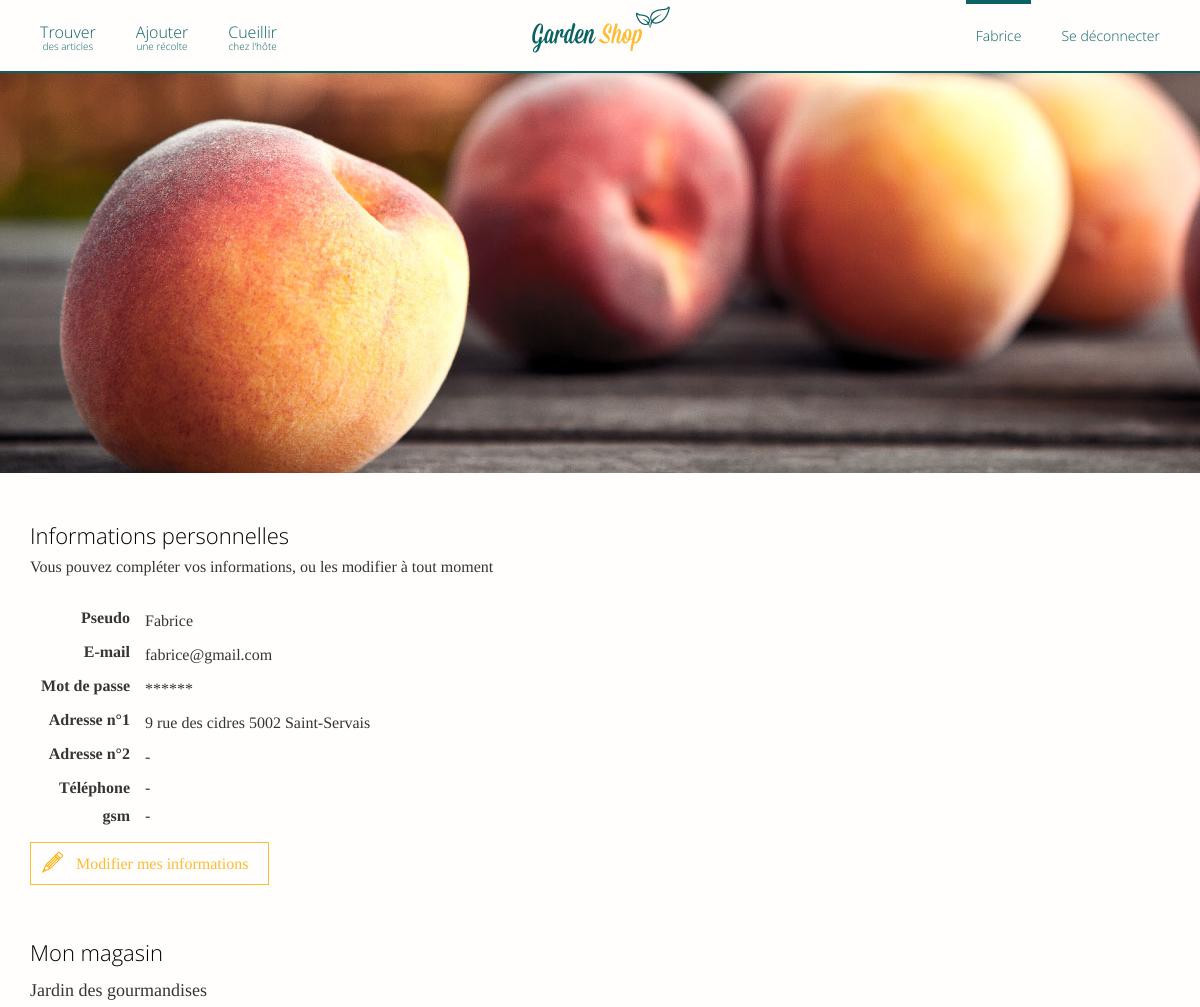
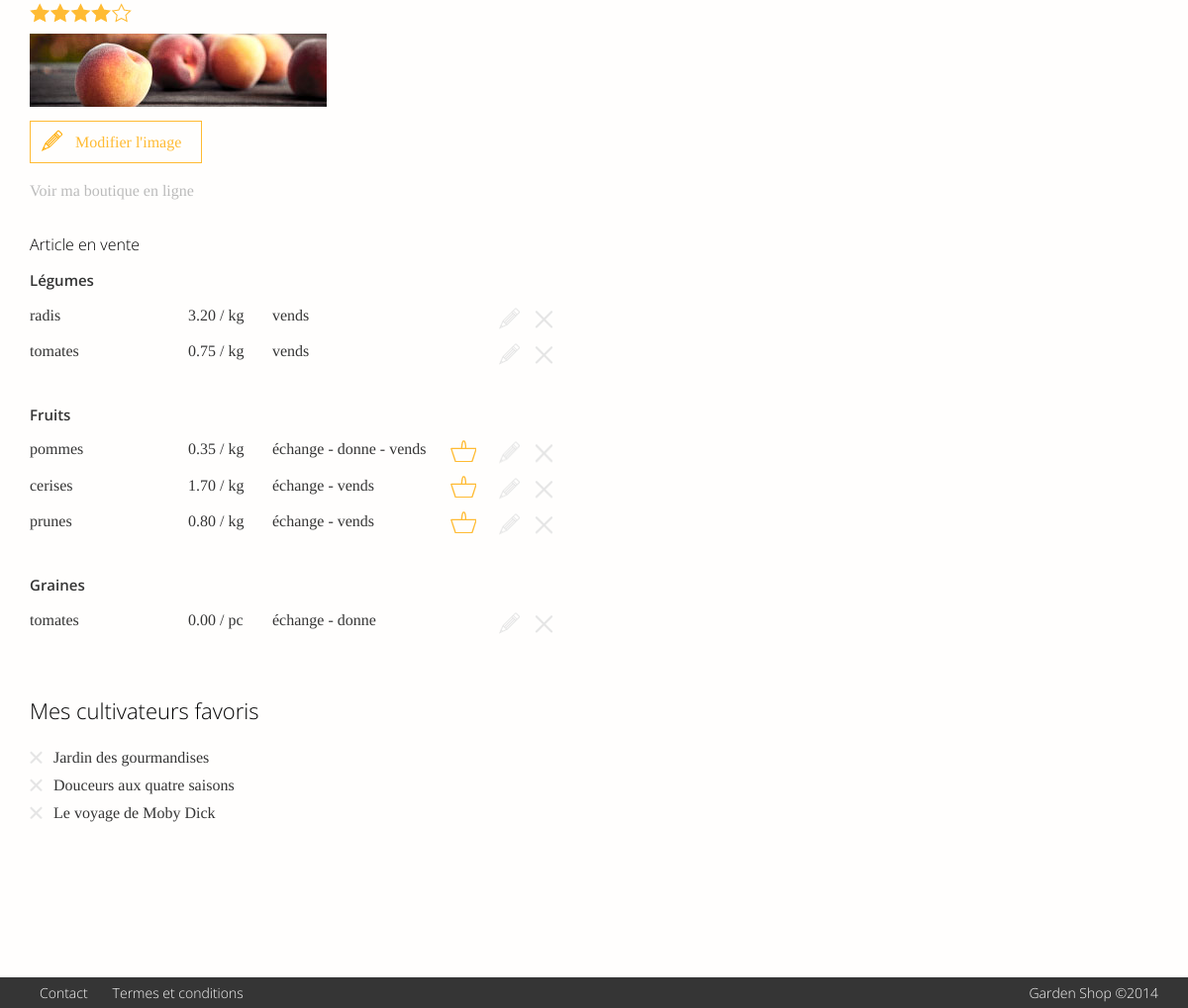
Screenshot of /www.evelynedubois.be_tfe/profil.php (signed in) with the database file from the repository (2 pictures, top to bottom).
### tables this page shows
CREATE TABLE IF NOT EXISTS `users` (
  `id` int(255) NOT NULL AUTO_INCREMENT,
  `user` varchar(255) NOT NULL,
  `password` varchar(255) NOT NULL,
  `email` varchar(255) NOT NULL,
  `adresse_1` longtext NOT NULL,
  `adresse_2` longtext NOT NULL,
  `distance` varchar(255) NOT NULL,
  `shops` longtext NOT NULL,
  `banner` longtext NOT NULL,
  `satisfactions` int(11) NOT NULL,
  `legumes` longtext NOT NULL,
  `fruits` longtext NOT NULL,
  `graines` longtext NOT NULL,
  `confitures` longtext NOT NULL,
  `aromatiques` longtext NOT NULL,
  KEY `id` (`id`)
);

### www.evelynedubois.be_tfe/profil.inc.php (called while the page is built, shortened)
<?php
  $id = $_SESSION['id'];
  $sql = mysql_query("SELECT * FROM users WHERE id='$id' ");
  $element = mysql_fetch_array($sql);
  $boutique_banner = $element["banner"];
  $boutique_banner_min = $element["banner"].'_min';
  $satisfaction = $element["satisfactions"].'_sur_5';
  $adresse_1 = unserialize($element['adresse_1']);
  $adresse_numero = $adresse_1['numero'];
  $adresse_rue = $adresse_1['rue'];
  $adresse_cp = $adresse_1['cp'];
  $adresse_ville = $adresse_1['ville'];
  $adress1 = $adresse_numero.' '.$adresse_rue.' '.$adresse_cp.' '.$adresse_ville;
  if(isset($element['adresse_2'])){
    $adresse_2 = unserialize($element['adresse_2']);
    $adresse_numero_2 = $adresse_2['numero'];
    $adresse_rue_2 = $adresse_2['rue'];
    $adresse_cp_2 = $adresse_2['cp'];
    $adresse_ville_2 = $adresse_2['ville'];
    $adress2 = $adresse_numero_2.' '.$adresse_rue_2.' '.$adresse_cp_2.' '.$adresse_ville_2;
  }
  $legumes = unserialize($element["legumes"]);
  $fruits = unserialize($element["fruits"]);
  $graines = unserialize($element["graines"]);
?>

### www.evelynedubois.be_tfe/profil.php (the view, shortened to what this page needs)
<?php
  include 'profil.inc.php';
?>
<!DOCTYPE html>
<html>
    <head>
        <link rel="stylesheet" type="text/css" href="css/reset.css">
        <link rel="stylesheet" type="text/css" href="css/magnific-popup.css">
        <link rel="stylesheet" type="text/css" href="css/style.css">
    </head>
    <body>
    	<header>
            <div class="container">
                <nav id="main-menu">
                    <ul id="main-menu_links">
                        <li><a href="acheter.php">Trouver<span>des articles</span></a></li>
                        <li><a href="
                          <?php
                            if(isset($_SESSION["id"])){
                              if(isset($_SESSION["shop"]) && $_SESSION["shop"] != "" ){
                                echo 'vendre.php';
                              }else{
                                echo '#create_shop-popup" class="open-popup-link';
                              }
                            }else{
                              echo '#connexion-popup" class="open-popup-link';
                            }
                          ?>
                          ">Ajouter<span>une récolte</span></a></li>
                        <li><a href="cueillettes.php">Cueillir<span>chez l'hôte</span></a></li>
                    </ul>
                    <a id="logo" href="index.php">Garden Shop</a>
                    <ul id="main-menu_account">
                      <?php
                        if(isset($_SESSION["user"])){
                          echo '<li><a class="current" href="profil.php">'.$_SESSION["user"].'</a></li>';
                          echo '<li><a href="logout.php">Se déconnecter</a></li>';
                        }else{
                          echo '<li><a class="open-popup-link" href="#connexion-popup">se connecter / s\'inscrire</a></li>';
                        }
                      ?>
                    </ul>
                </nav>
            </div>
    	</header>
        <div id="banner" class="<?php if($boutique_banner != ""){echo $boutique_banner;}else{ echo 'banner_shop_quatre';} ?>"></div>
        <div class="container">
            <div id="content" class="page-profil">
                <section>
                    <h2>Informations personnelles</h2>
                    <p>Vous pouvez compléter vos informations, ou les modifier à tout moment</p>
                    <ul>
                        <li><span>Pseudo</span><p class="profil-informarttion-380"><?php echo $_SESSION["user"]; ?></p></li>
                        <li><span>E-mail</span><p class="profil-informarttion-380"><?php echo $_SESSION["email"]; ?></p></li>
                        <li><span>Mot de passe</span><p class="profil-informarttion-380">******</p></li>
                        <li><span>Adresse n°1</span><p class="profil-informarttion-380"><?php echo $adress1 ?></p></li>
                        <li><span>Adresse n°2</span><p class="profil-informarttion-380"><?php if(($adress2 == "/ / / /")){echo '-';}else{ echo $adress2;} ?></p></li>
                        <li><span>Téléphone</span>-</li>
                        <li><span>gsm</span>-</li>
                    </ul>
                    <div class="button-edit">
                        <a href="javascript:void(0)">Modifier mes informations</a>
                    </div>
                </section>
                <section id="profil-magasin">
                    <h2>Mon magasin</h2>
                    <?php if(isset($_SESSION["shop"])){ ?>
                      <p><strong><?php echo $_SESSION["shop"]; ?></strong></p>
                      <img id="satisfaction" src="<?php echo " images/$satisfaction.png"; ?>" alt="<?php echo $satisfaction; ?>" />
                      <p><img src="images/banner/<?php echo $boutique_banner_min; ?>.jpg" width="300" height="76" alt="<?php echo $boutique_banner; ?>"/></p>
                      <div class="button-edit">
                          <a href="javascript:void(0)">Modifier l'image</a>
                      </div>
                      <?php
                        echo '<div id="voir-boutique"><a class="profil-button" href="magasin.php?id=' . $_SESSION["id"] .'">Voir ma boutique en ligne</a></div>';
                        echo '<h3>Article en vente</h3>';
                        include'profil.view.php';
                     }else{ echo '<p>vous n\'avez pas de magasin.</p><p><a href="#create_shop-popup" class="open-popup-link profil-button">Créer mon magasin</a></p>';} ?>
                </section>
                <section id="profil-favoris">
                    <h2>Mes cultivateurs favoris</h2>
                    <div class="left">
                        <ul>
                            <li><a class="supprimer" href="javascript:void(0)"></a><a href="magasin.php?id=1">Jardin des gourmandises</a></li>
                            <li><a class="supprimer" href="javascript:void(0)"></a><a href="magasin.php?id=2">Douceurs aux quatre saisons</a></li>
                            <li><a class="supprimer" href="javascript:void(0)"></a><a href="magasin.php?id=5">Le voyage de Moby Dick</a></li>
                        </ul>
                    </div>
                </section>
            </div>
        </div>
        <footer>
          <div class="container">
            <ul id="footer-menu">
              <li><a href="contact.php">Contact</a></li>
              <li><a href="terms.php">Termes et conditions</a></li>
            </ul>
            <strong>Garden Shop ©2014</strong>
          </div>
        </footer>
    </body>
</html>

### www.evelynedubois.be_tfe/profil.view.php (shortened to what this page needs)
<?php
if(!empty($legumes['article_type'])){
  $i = 0;
  $last = end($legumes['article_type']);
  $maxi = array_search($last, $legumes['article_type']);
  echo '<table class="storage">
          <thead>
            <tr>
              <td colspan="6">Légumes</td>
            </tr>
          </thead>
          </tbody>';
          for($i; $i <= $maxi; $i++) {
            if(isset($legumes['article_type'][$i])){
            echo '<tr>
                    <td class="articles">'.$legumes['article_type'][$i].'</td>
                    <td class="prix">'.$legumes['article_prix'][$i].'</td>
                    <td class="payement smartphone-380-hide">'.$legumes['article_modalite'][$i].'</td>
                    <td class="cueillir_oui smartphone-380-hide">';
                    echo '</td>
                    <td class="edit"><a href="javascript:void(0)"></a></td>
                    <td class="supprimer"><a href="delete.php?i='.$i.'&type=legumes"></a></td>
                  </tr>';
            }
          }
          echo '<tbody>
        </table>';
  }
  if(!empty($fruits['article_type'])){
  $i = 0;
  $last = end($fruits['article_type']);
  $maxi = array_search($last, $fruits['article_type']);
  echo '<table class="storage">
          <thead>
            <tr>
              <td colspan="6">Fruits</td>
            </tr>
          </thead>
          </tbody>';
          for($i; $i <= $maxi; $i++) {
            if(isset($fruits['article_type'][$i])){
              echo '<tr>
                      <td class="articles">'.$fruits['article_type'][$i].'</td>
                      <td class="prix">'.$fruits['article_prix'][$i].'</td>
                      <td class="payement smartphone-380-hide">'.$fruits['article_modalite'][$i].'</td>
                      <td class="cueillir_oui smartphone-380-hide">';
                        if($fruits['article_cueillir'][$i] == 'oui'){
                          echo '<div class="cueillir-oui">
                                  <img src="images/cueillir.png" alt="à cueillir" />
                                </div>';
                        }
                      echo '</td>
                      <td class="edit"><a href="javascript:void(0)"></a></td>
                      <td class="supprimer"><a href="delete.php?i='.$i.'&type=fruits"></a></td>
                    </tr>';
            }
          }
          echo '<tbody>
        </table>';
  }
  if(!empty($graines['article_type'])){
  $i = 0;
  $last = end($graines['article_type']);
  $maxi = array_search($last, $graines['article_type']);
  echo '<table class="storage">
          <thead>
            <tr>
              <td colspan="6">Graines</td>
            </tr>
          </thead>
          </tbody>';
          for($i; $i <= $maxi; $i++) {
            if(isset($graines['article_type'][$i])){
              echo '<tr>
                      <td class="articles">'.$graines['article_type'][$i].'</td>
                      <td class="prix">'.$graines['article_prix'][$i].'</td>
                      <td class="payement smartphone-380-hide">'.$graines['article_modalite'][$i].'</td>
                      <td class="cueillir_oui smartphone-380-hide">';
                      echo '</td>
                      <td class="edit"><a href="javascript:void(0)"></a></td>
                      <td class="supprimer"><a href="delete.php?i='.$i.'&type=graines"></a></td>
                    </tr>';
              }
            }
          echo '<tbody>
        </table>';
  }
?>

### rows the page displays
users: adresse_1 "9 rue des cidres 5002 Saint-Servais", banner (picture), legumes "radis", legumes "3.20 / kg", legumes "vends", legumes "tomates", legumes "0.75 / kg", fruits "pommes", fruits "0.35 / kg", fruits "échange - donne - vends", fruits "cerises", fruits "1.70 / kg", fruits "échange - vends", fruits "prunes", fruits "0.80 / kg", graines "tomates", graines "0.00 / pc", graines "échange - donne"

### other values shown
$_SESSION["user"] "Fabrice"
$_SESSION["email"] "fabrice@gmail.com"
$_SESSION["shop"] "Jardin des gourmandises"
